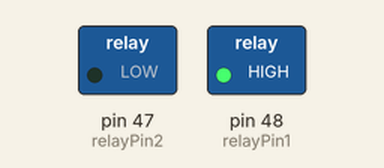
This sketch was run on a simulated Arduino Mega 2560, built with avr-gcc and run on an emulated ATmega2560. Parts: switched loads named in the sketch (green lamp = pin HIGH).

Above: at 0.5 s.
At 6.5 s:
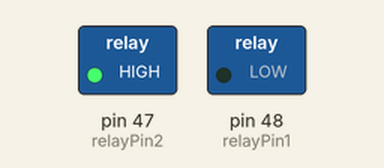
At 9.5 s:
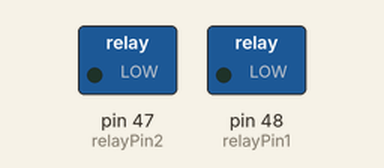
Timing chart, 0 to 15.6 s (numbered marks = the images above):
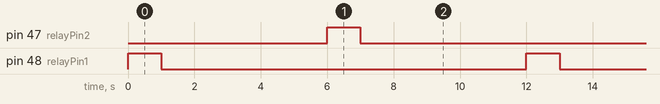

The sketch:

t01_Relay.ino
```cpp
/*
  Relay

  Tes menyalakan dan mematikan Relay.

  Rangkaian:
  - Coil relay terhubung ke pin 48

  https://www.khurslabs.com
*/

const int relayPin1 = 48;    // pin untuk relay
const int relayPin2 = 47;    // pin untuk relay

void setup() {
  // inisialisasi pin relay sebagai output:
  pinMode(relayPin1, OUTPUT);
  pinMode(relayPin2, OUTPUT);
}

void loop() {
  digitalWrite(relayPin1, HIGH);  // nyalakan relay1
  delay(1000);                    // delay 1 detik
  digitalWrite(relayPin1, LOW);   // matikan relay1
  delay(5000);                    // delay 5 detik
  digitalWrite(relayPin2, HIGH);  // nyalakan relay1
  delay(1000);                    // delay 1 detik
  digitalWrite(relayPin2, LOW);   // matikan relay1
  delay(5000);                    // delay 5 detik
}
```

Measured:
- by itself, pin 47 (relayPin2), pin 48 (relayPin1): alternates HIGH for 1.0 s and LOW for 11.0 s
- by itself, everything shown: repeats every 12.0 s, in 4 steps
